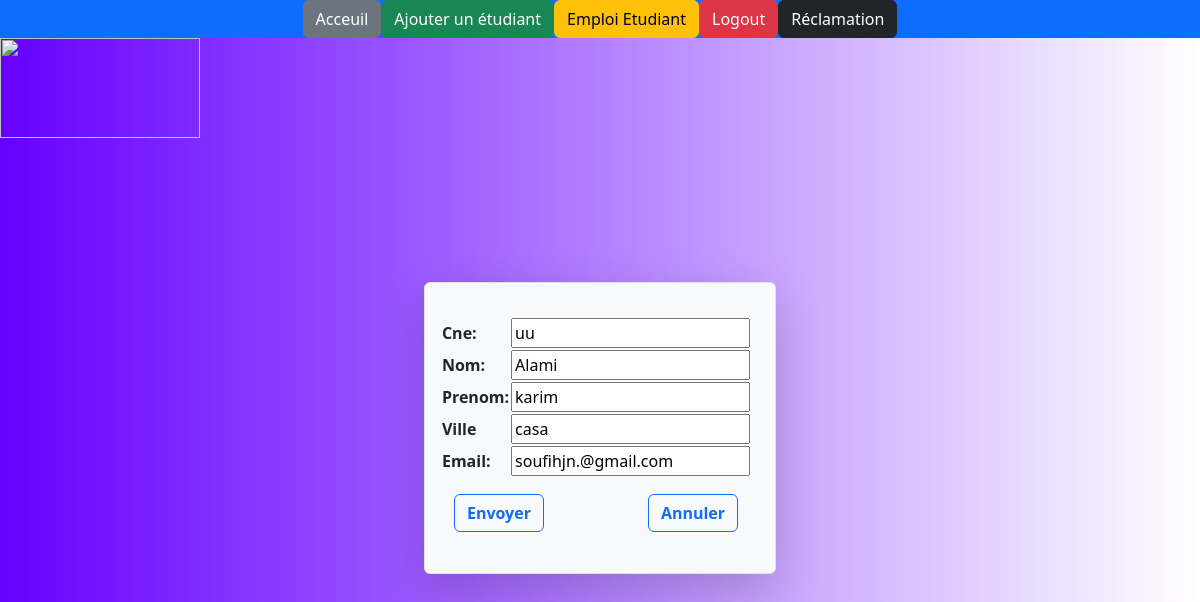
/pages/Editer.php?id=4 (signed in), run on the app's committed database.
### tables this page shows
CREATE TABLE `etudiants` (
  `ID` int(255) NOT NULL,
  `CNE` varchar(255) NOT NULL,
  `Nom` varchar(255) NOT NULL,
  `Prenom` varchar(255) NOT NULL,
  `Ville` varchar(255) NOT NULL,
  `Email` varchar(255) NOT NULL
);

### pages/Editer.php (the view, shortened to what this page needs)
<!DOCTYPE html>
<head>
    <link href="https://cdn.jsdelivr.net/npm/bootstrap@5.2.3/dist/css/bootstrap.min.css" rel="stylesheet"
>
</head>
<body >
<center>
 <nav>
    <ul class="nav bg-primary d-flex justify-content-center">
       <li><a href="acceuil.php" class="btn btn-secondary">Acceuil</a></li>
       <li><a href="inserer.php" class="btn btn-success">Ajouter un étudiant</a></li>
       <li><a href="emploietu.php" class="btn btn-warning" >Emploi Etudiant</a> </li>
       <li><a href="logout.php" class="btn btn-danger" >Logout</a> </li>
       <li><a href="#" class="btn btn-dark">Réclamation</a></li>
    </ul>
</nav>
 </center>
<img height="100" width="200" src="uploads\Ensat.jpg">
<?php
    $conn=mysqli_connect('localhost','Sos','18901890','ensatdata');
    $id=$_GET['id'];
    $sql="select * from Etudiants where id='$id'";
    $res=mysqli_query($conn,$sql);
    $v=mysqli_fetch_row($res);
    ?>
    <div class="container d-flex justify-content-center my-5 py-5 px-5 ">
          <form action="modifier.php?id=<?=$id?>" method="POST">
          <table   class=" container d-flex justify-content-center bg-light  mt-5 mb-4 ps-3 p-4 rounded border shadow-lg fw-bold">
          <tr class="container d-flex justify-content-center fw-bold text-decoration-underline">
            <td><legend class="text-decoration-underline"></legend></td>
        </tr>
        <tr>
            <td>Cne:</td>
            <td ><input type="text" name="cne" value="<?=$v[1]?>"></td>
        </tr>
        <tr >
            <td>Nom:</td>
            <td > <input type="text" name="nom" value="<?=$v[2]?>"></td>
        </tr>
        <tr>
            <td>Prenom:</td>
            <td><input type="text" name="prenom" value="<?=$v[3]?>"></td>
        </tr>
        <tr>
            <td>Ville</td>
            <td><input type="text" name="ville"  value="<?=$v[4]?>" > </td>
        </tr>
        <tr>
            <td>Email:</td>
            <td><input type="text" name="email"  value="<?=$v[5]?>"> </td>
        </tr>
        <tr  class=" container d-flex justify-content-center justify-content-between " >
           <td><button type ="submit" class="btn btn-outline-primary my-3  fw-bold"  name="sub" >Envoyer</button></td>
           <td ><button type ="reset" class="btn btn-outline-primary  my-3  fw-bold" name="res" >Annuler</button></td>
        </tr>
    </table>
    </form>
    </div>
</body>
</html>

### pages/Editer.php (style rules this page uses)
body { background-image: linear-gradient(to left, rgba(255,0,0,0), rgb(102, 0, 255)); }

### data on the page
etudiants: cne "uu", nom "Alami", prenom "karim", ville "casa", email "soufihjn.@gmail.com"
